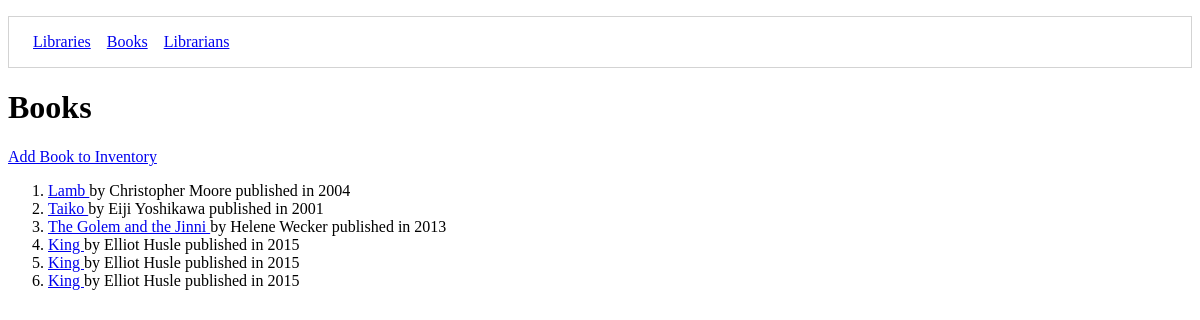
/books/ (signed in), run on an earlier commit of the app's database.
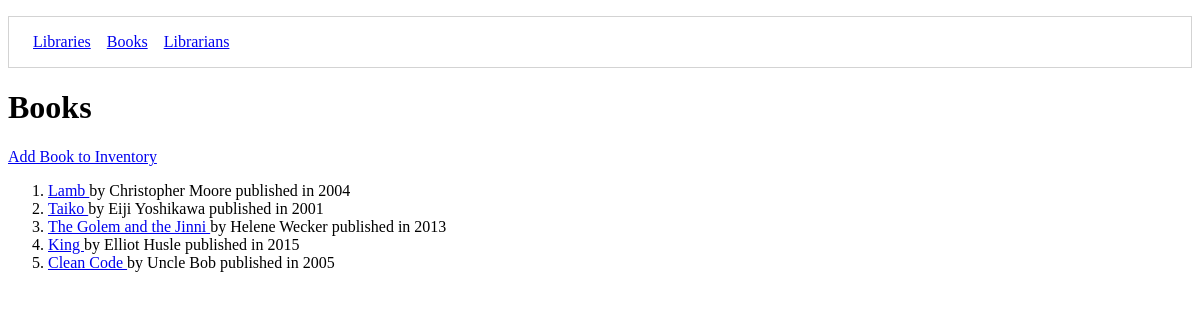
And on a later commit of the database.
### libraryapp/models/book.py (models this page shows, shortened)
class Book(models.Model):
    title = models.CharField((""), max_length=50)
    isbn = models.CharField((""), max_length=50)
    author = models.CharField((""), max_length=50)
    year_published = models.IntegerField((""))
    location = models.ForeignKey(Library, on_delete=models.CASCADE)
    librarian = models.ForeignKey(Librarian, on_delete=models.CASCADE)
    class Meta:
        verbose_name = ("book")
        verbose_name_plural = ("books")

### libraryapp/views/books/list.py (the view, shortened to what this page needs)
# urls.py: path('books/', book_list, name='books'),
@login_required
def book_list(request):
    if request.method == 'GET':
        with sqlite3.connect(Connection.db_path) as conn:
            conn.row_factory = model_factory(Book)
            db_cursor = conn.cursor()
            db_cursor.execute("""
            select
                b.id,
                b.title,
                b.isbn,
                b.author,
                b.year_published,
                b.librarian_id,
                b.location_id
            from libraryapp_book b
            """)
            all_books = db_cursor.fetchall()
        template = 'books/list.html'
        context = {
            'all_books': all_books
        }
        return render(request, template, context)

### libraryapp/models/modelfactory.py (called while the page is built)
def model_factory(model_type):
    def create(cursor, row):
        instance = model_type()
        smart_row = sqlite3.Row(cursor, row)
        for col in smart_row.keys():
            setattr(instance, col, smart_row[col])
        return instance
    return create

### libraryapp/templates/books/list.html (shortened to what this page needs)
{% extends 'shared/base.html' %}
{% load static %}
    {% block content %}
    <h1>Books</h1>
    <a href="{% url 'libraryapp:book_form' %}">Add Book to Inventory</a>
    <ol>
    {% for book in all_books %}
      <li>
        <a href="{% url 'libraryapp:book' book.id %}"> {{ book.title }} </a>
          by {{book.author}} published in {{book.year_published}}
      </li>
  {% endfor %}
    </ol>
  {% endblock %}

### libraryapp/templates/shared/base.html (shortened to what this page needs)
{% load static %}
<!DOCTYPE html>
<html>
<head>
</head>
<body>
    <nav id="site-nav">
        <ol class="navList">
            <li class="navList__route"><a href="{% url 'libraryapp:libraries' %}">Libraries</a></li>
            <li class="navList__route"><a href="{% url 'libraryapp:books' %}">Books</a></li>
            <li class="navList__route"><a href="{% url 'libraryapp:librarians' %}">Librarians</a></li>
        </ol>
    </nav>
    {% block content %}
    {% endblock %}
</body>
</html>

### libraryapp/templates/shared/base.html (style rules this page uses)
.navList { list-style-type: none; display: flex; border: 1px solid lightgray; padding: 1em; }
.navList__route { margin: 0 0.5em; }

What changed in the data, as far as the page shows it:
removed Book: title "King", author "Elliot Husle", year_published "2015"
removed Book: title "King", author "Elliot Husle", year_published "2015"
added Book: title "Clean Code", author "Uncle Bob", year_published "2005"
